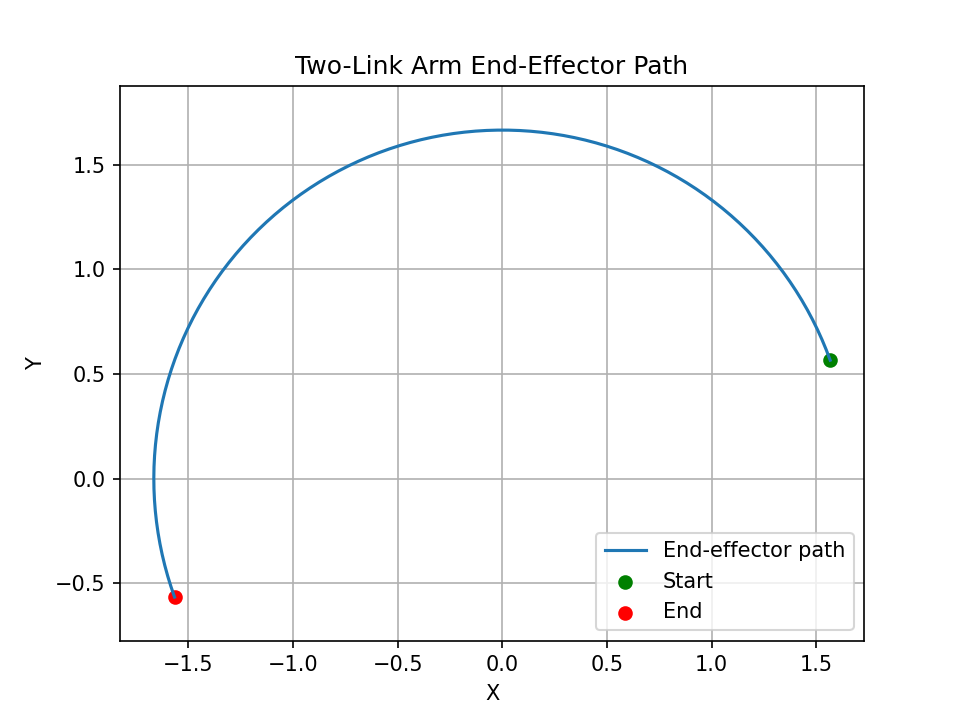

The Python source for this figure:
import numpy as np
import matplotlib.pyplot as plt

L1 = 1.0
L2 = 0.8

theta1_values = np.linspace(0, 180, 100)
theta2_degrees = 45

end_x = []
end_y = []

for theta1_degrees in theta1_values:
    theta1 = np.deg2rad(theta1_degrees)
    theta2 = np.deg2rad(theta2_degrees)

    x = L1 * np.cos(theta1) + L2 * np.cos(theta1 + theta2)
    y = L1 * np.sin(theta1) + L2 * np.sin(theta1 + theta2)

    end_x.append(x)
    end_y.append(y)

plt.plot(end_x, end_y, label="End-effector path")
plt.scatter(end_x[0], end_y[0], color="green", label="Start")
plt.scatter(end_x[-1], end_y[-1], color="red", label="End")

plt.xlabel("X")
plt.ylabel("Y")
plt.title("Two-Link Arm End-Effector Path")
plt.axis("equal")
plt.grid(True)
plt.legend()
plt.savefig("week2/arm_trajectory.png", dpi=150)
plt.show()
